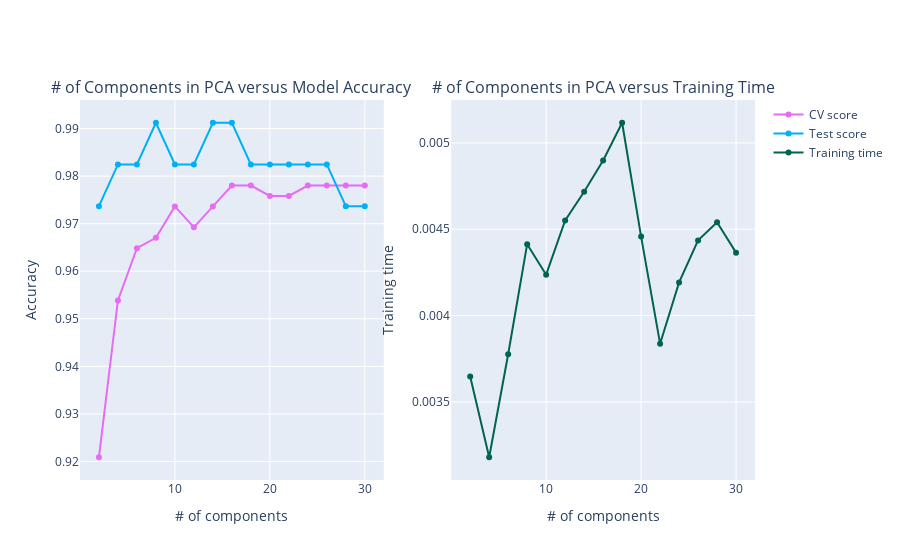

Notebook code cell kept with this figure:
### Code cell
PCA_curves(PCA_cv_score,PCA_test_score,PCA_cv_training_time)

### Figure 1 — Plotly figure (JSON) as saved in the notebook; plotly's stock layout.template omitted (floating-point values rounded to 4 significant figures)
{"data": [{"line": {"color": "rgb(231,107,243)", "width": 2}, "name": "CV score", "type": "scatter", "x": [2, 4, 6, 8, 10, 12, 14, 16, 18, 20, 22, 24, 26, 28, 30], "xaxis": "x", "y": [0.9209, 0.9538, 0.9648, 0.967, 0.9736, 0.9692, 0.9736, 0.978, 0.978, 0.9758, 0.9758, 0.978, 0.978, 0.978, 0.978], "yaxis": "y"}, {"line": {"color": "rgb(0,176,246)", "width": 2}, "name": "Test score", "type": "scatter", "x": [2, 4, 6, 8, 10, 12, 14, 16, 18, 20, 22, 24, 26, 28, 30], "xaxis": "x", "y": [0.9737, 0.9825, 0.9825, 0.9912, 0.9825, 0.9825, 0.9912, 0.9912, 0.9825, 0.9825, 0.9825, 0.9825, 0.9825, 0.9737, 0.9737], "yaxis": "y"}, {"line": {"color": "rgb(0,100,80)", "width": 2}, "name": "Training time", "type": "scatter", "x": [2, 4, 6, 8, 10, 12, 14, 16, 18, 20, 22, 24, 26, 28, 30], "xaxis": "x2", "y": [0.003647, 0.003179, 0.003776, 0.004413, 0.004236, 0.00455, 0.004717, 0.004898, 0.005117, 0.004457, 0.003837, 0.004192, 0.004435, 0.00454, 0.004364], "yaxis": "y2"}], "layout": {"annotations": [{"font": {"size": 16}, "showarrow": false, "text": "# of Components in PCA versus Model Accuracy", "x": 0.225, "xanchor": "center", "xref": "paper", "y": 1, "yanchor": "bottom", "yref": "paper"}, {"font": {"size": 16}, "showarrow": false, "text": "# of Components in PCA versus Training Time", "x": 0.775, "xanchor": "center", "xref": "paper", "y": 1, "yanchor": "bottom", "yref": "paper"}], "xaxis": {"anchor": "y", "domain": [0, 0.45], "title": {"text": "# of components"}}, "xaxis2": {"anchor": "y2", "domain": [0.55, 1], "title": {"text": "# of components"}}, "yaxis": {"anchor": "x", "domain": [0, 1], "title": {"text": "Accuracy"}}, "yaxis2": {"anchor": "x2", "domain": [0, 1], "title": {"text": "Training time"}}}}
